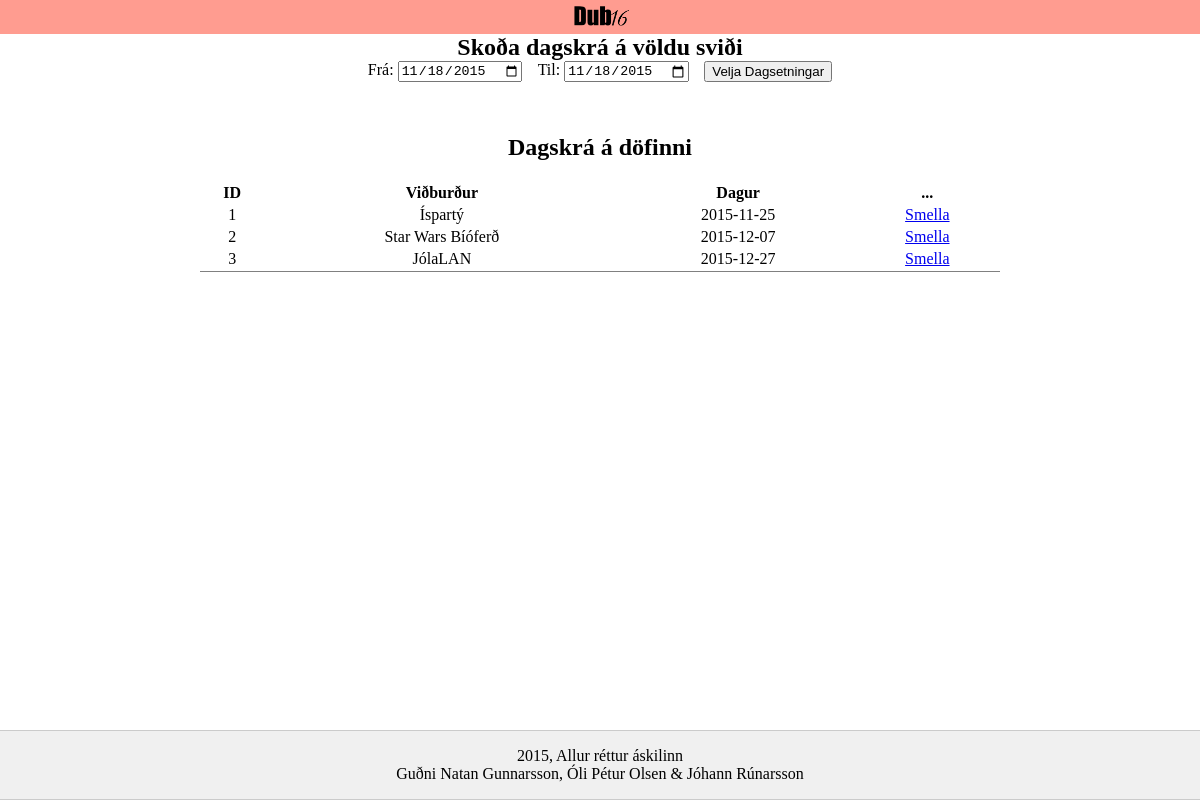
Page /Vefsíða/dagskra.php on the earlier database version.
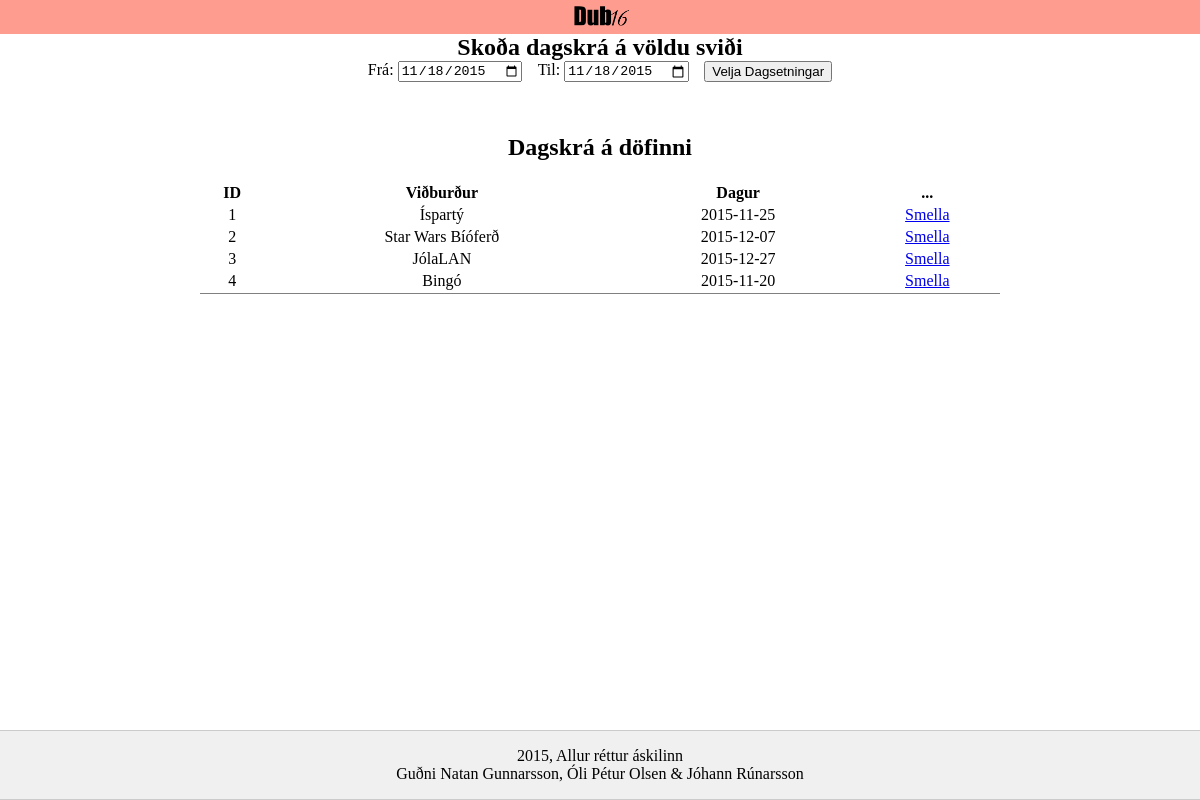
Same page on the later database version.
### tables this page shows
CREATE TABLE Vidburdur(
ID INT(3) PRIMARY KEY AUTO_INCREMENT NOT NULL,
heiti VARCHAR(255),
dagsetning DATE,
ummaeli TEXT,
myndURL VARCHAR(255)
);

### Vefsíða/dagskra.php (the view, shortened to what this page needs)
<!DOCTYPE html>
<head>
    <link rel="stylesheet" href="http://yui.yahooapis.com/pure/0.6.0/pure-min.css">
    <link rel="stylesheet" href="http://yui.yahooapis.com/pure/0.5.0/grids-responsive-min.css">
    <link rel="stylesheet" type="text/css" href="css/stilsida.css">
    <link rel="stylesheet" type="text/css" href="css/stylesheet.css">
</head>
<body>
<main>
    <nav class="custom-wrapper pure-g" id="menu">
        <div class="pure-u-1 pure-u-md-1-3">
            <div class="pure-menu">
                <a href="index.html" class="pure-menu-heading custom-brand"><img src="img/dub16-logo-bw.png"></a>
            </div>
        </div>
    </nav>
<?php
        include 'dbcon.php';
        if (isset($_POST['fyrstiDagur']) && isset($_POST['seinastiDagur'])) {
            $fyrstiDagur = $_POST['fyrstiDagur'];
            $seinastiDagur = $_POST['seinastiDagur'];
            $Vidburdir = array();
            $fyrirspurn = "SELECT * FROM Vidburdur WHERE dagsetning BETWEEN '" . $fyrstiDagur . "' AND '" . $seinastiDagur . "'";
            $result = $conn -> query($fyrirspurn);
            while ($row = $result -> fetch()) {
                $Vidburdir[] = array($row['ID'], $row['heiti'], $row['dagsetning'], $row['ummaeli']);
            }
            if (count($Vidburdir) < 1) {
                $Vidburdir[] = array("n/a", "n/a", "n/a", "n/a");
                echo "Engir viðburðir skráðir á þessu tímabili.";
            }
        }
        else{
            $fyrirspurn = "SELECT * FROM Vidburdur WHERE dagsetning > CURDATE()";
            $result = $conn -> query($fyrirspurn);
            while ($row = $result -> fetch()) {
                $Vidburdir[] = array($row['ID'], $row['heiti'], $row['dagsetning'], $row['ummaeli']);
            }
        }
    ?>
    <form id="dagaval" class="pure-form" action="dagskra.php" method="post">
        <h2>Skoða dagskrá á völdu sviði</h2>
        <p>Frá:   <input type="date" name="fyrstiDagur" value="<?php echo date('Y-m-d'); ?>" min="<?php echo date('Y-m-d'); ?>"></p>
        <p>Til:   <input type="date" name="seinastiDagur" value="<?php echo date('Y-m-d'); ?>" min="<?php echo date('Y-m-d'); ?>"></p>
        <input type="submit" value="Velja Dagsetningar">
    </form>
    <article>
        <h1>Dagskrá á döfinni</h1>
        <table class="pure-table" style="width: 100%">
            <thead>
                <tr>
                    <th>ID</th>
                    <th>Viðburður</th>
                    <th>Dagur</th>
                    <th>...</th>
                </tr>
            </thead>
            <tbody>
            <?php
                foreach ($Vidburdir as $entry) {
                    echo "<tr id='dagskra'><td>" . $entry[0] . "</td><td>" . $entry[1] . "</td><td>" . $entry[2] . "</td><td><a href='#vidburdur" . $entry[0] . "'>Smella</a></td></tr>
<tr class='moreInfo' id='vidburdur" . $entry[0] . "'><td colspan=4><p><b>" . $entry[3] . "</b></p></td></tr>";
                 }
             ?>
             </tbody>
        </table>
    </article>
    <footer>
        <p>2015, Allur réttur áskilinn</p>
        <p>Guðni Natan Gunnarsson, Óli Pétur Olsen & Jóhann Rúnarsson</p>
    </footer>
</main>
</body>
</html>

### Vefsíða/css/stilsida.css (style rules this page uses)
body { max-width: 80em; margin: 0 auto; }
h1 { padding-right: 1em; }
h2, h4 { margin: 0; padding-left: 1em; padding-right: 1em; }
.pure-g div, .pure-g article, .pure-g aside { -webkit-box-sizing: border-box; -moz-box-sizing: border-box; box-sizing: border-box; }
p { margin: 0; }
.custom-wrapper { position: absolute; top: 0; left: 0; background-color: #ff9c90; margin-bottom: 1em; -webkit-font-smoothing: antialiased; height: 2.1em; overflow: hidden; -webkit-transition: height 0.5s; -moz-transition: height 0.5s; -ms-transition: height 0.5s; transition: height 0.5s; }
img { width: auto; max-width: 100%; max-height: 100%; }
nav img { height: 2em; }
.pure-menu-heading { padding: 0; }

### Vefsíða/css/stylesheet.css (style rules this page uses)
body { display: flex; flex-wrap: wrap; max-width: 100%; justify-content: center; margin: 0; height: 100%; padding-top: 2.1em; box-sizing: border-box; }
form { margin: 0; margin-bottom: 2em; display: inline-block; }
table { margin: 0; border-bottom: 1px solid gray; }
nav { text-align: center; width: 100%; }
div { display: block; }
main { order: 0; display: flex; flex-wrap: wrap; width: 100%; margin: 0; justify-content: space-around; max-width: 80em; text-align: center; height: 100%; align-content: flex-start; }
form#dagaval { display: flex; flex-wrap: wrap; justify-content: space-around; text-align: center; max-width: 30em; }
article { display: flex; flex-wrap: wrap; margin: 0; justify-content: space-around; text-align: center; margin: 0 auto; }
article h1 { padding: 0; }
@media (min-width: 48em) { article { width: 66.66%; } }
@media (min-width: 64em) { footer { position: fixed; } }
table { max-width: 60em; }
tr { border-top: none; border-bottom: 1px solid rgb(203, 203, 203); }
img { max-width: 100%; }
footer { text-align: center; margin-top: 3em; min-height: 4em; padding: 1em; border-top: 1px solid rgb(203, 203, 203); border-bottom: 1px solid rgb(203, 203, 203); order: 999; background-color: rgb(240, 240, 240); bottom:0; left:0; width: 100%; display: inline-flex; flex-wrap: wrap; justify-content: center; align-items: center; box-sizing: border-box; }
footer p { display: inline-block; width: 100%; }

Differences in the rows shown:
added vidburdur: ID "4", heiti "Bingó", dagsetning "2015-11-20"
